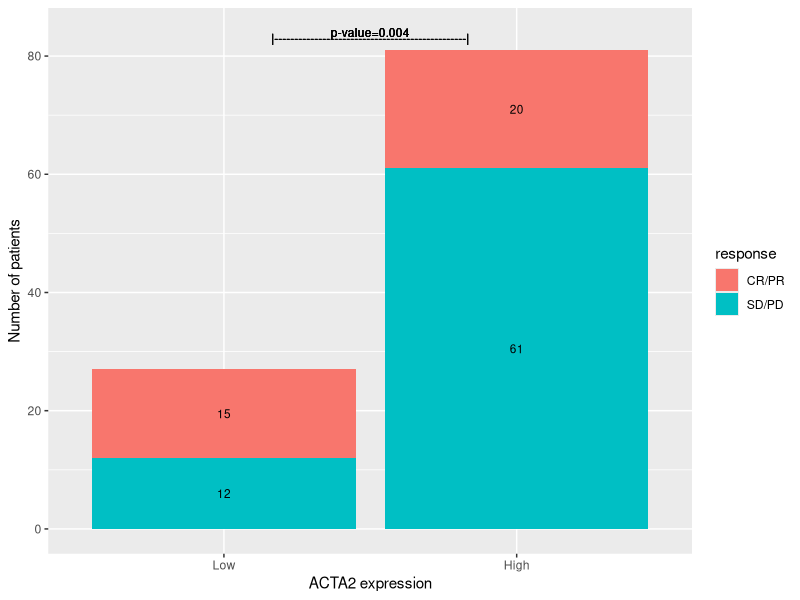
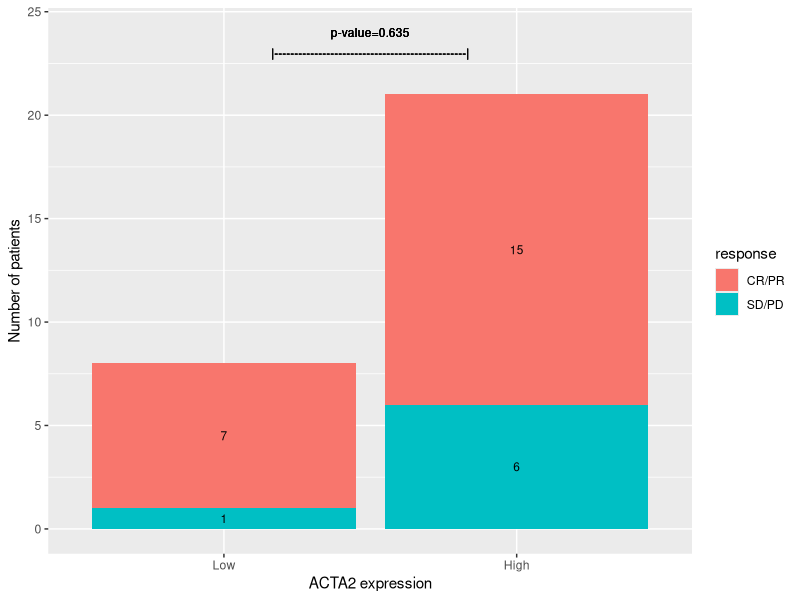
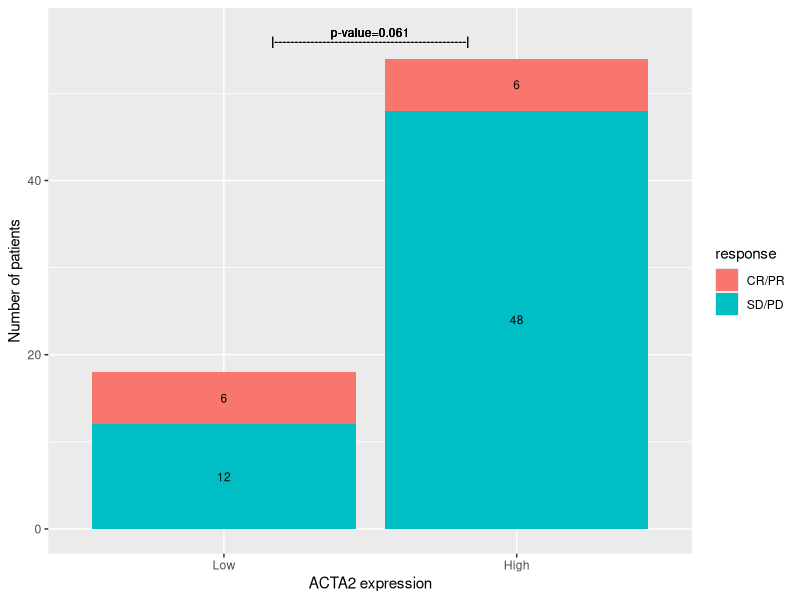
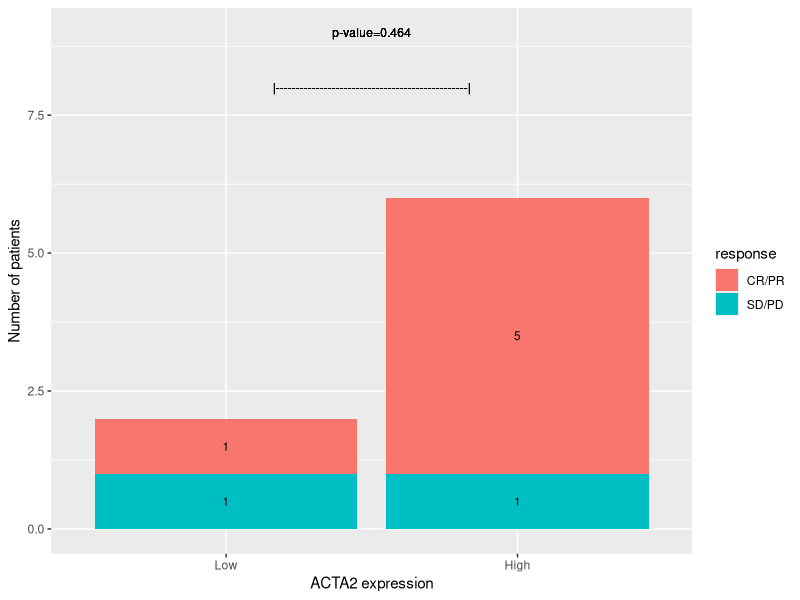
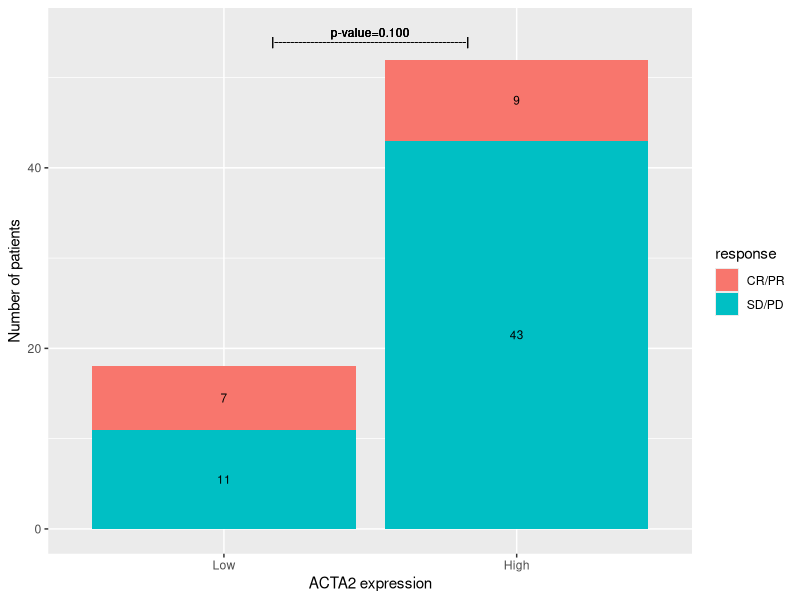

The R script that drew these images, in order:
library("ggplot2")
library("plyr")

#-------------------------------------------------------------------------------
# Figure 3. ACTA2 expression predicted response to immune checkpoint inhibitors. 
# Abbreviations: CR, complete response; PR, partial response; 
#                SD, stable disease; PD, progressive disease.
#-------------------------------------------------------------------------------

#--- data loading
my_data_immun <- read.table(file = '../data/data_figure_3_ACTA2_MSI_EBV.txt', header = TRUE, sep= "\t")

mstr_save_path = "../results/"
dir.create(mstr_save_path, showWarnings = FALSE)

Response_boxplot <- function (data_in, str_filenname) {
  # the cutoff value for the ACTA2 expression values (low vs high): 25% quantile
  str_thres = "25_quantile"
  ACTA2_thres = quantile(data_in$ACTA2, c(0.25))
  
  print(sprintf('dataset=%s, threshold=%s (%.3f)', str_filenname, str_thres, ACTA2_thres))
  
  x5 = rep(NA, rep=length(data_in$ACTA2))
  x5[data_in$ACTA2 <= ACTA2_thres] = 1;
  x5[data_in$ACTA2 >  ACTA2_thres] = 2;
  
  data_display = data.frame(data_in, ACTA2_bin=factor(x5));
  
  # Count patients that belong to each combination (ACTA2 high or low X patients' treatment responses)  
  mat_counts =  matrix(0, nrow = 2, ncol = 2);
  mat_counts[1, 1] = sum((data_display$ACTA2_bin == 1) & (data_display$res_b1 == 0))
  mat_counts[2, 1] = sum((data_display$ACTA2_bin == 1) & (data_display$res_b1 == 1))
  mat_counts[1, 2] = sum((data_display$ACTA2_bin == 2) & (data_display$res_b1 == 0))
  mat_counts[2, 2] = sum((data_display$ACTA2_bin == 2) & (data_display$res_b1 == 1))
  
  tst <- fisher.test(mat_counts)
  
  df_p_val <- data.frame(
    group1 = "Low",
    group2 = "High",
    label = sprintf('p=%.5f', tst$p.value),
    x = 0.5,
    y.position = sum(mat_counts[,2]) + 2
  )
  
  # generate a bar plot
  mat_res <- matrix(0, nrow = 4, ncol = 3);
  
  mat_res[1:2, 1] = c("Low")
  mat_res[3:4, 1] = c("High")
  
  mat_res[c(1,3), 2] = c("SD/PD")
  mat_res[c(2,4), 2] = c("CR/PR")
  
  # mat_res[, 3] = Reshape(mat_counts, 4, 1);
  mat_res[, 3] = c(mat_counts[1,1], mat_counts[2,1], mat_counts[1,2], mat_counts[2,2])
  
  df_res = data.frame(mat_res);
  colnames(df_res) = c("ACTA2_bin", "response", "pat_count")
  
  df_res$pat_count <- as.numeric(df_res$pat_count)
  df_res$ACTA2_bin <- factor(df_res$ACTA2_bin, levels=c("Low", "High"))
  
  df_res <- ddply(df_res, .(ACTA2_bin), 
                  transform, pos = cumsum(pat_count) - (0.5 * pat_count))
  
  p <- ggplot(df_res, aes(x = ACTA2_bin, y = pat_count)) +
    geom_bar(aes(fill = response), stat="identity") +
    xlab("ACTA2 expression") + ylab("Number of patients") +
    geom_text(aes(label = pat_count, y = pos), size = 3) +
    geom_text(aes(x=1.5, y=sum(mat_counts[, 2])+3, label=sprintf('p-value=%.3f', tst$p.value)), size = 3) +
    geom_text(aes(x=1.5, y=sum(mat_counts[, 2])+2, label='|------------------------------------------------|'), size = 3) 
    # + add_pvalue(df_p_val) # bracket
  
  str_full_path = paste0(mstr_save_path, 'Figure3', str_filenname, '.pdf')
  message(str_full_path)
  p
  ggsave(str_full_path, p, width = 10, height = 8, dpi = 150, units = "in")
}

Response_boxplot(my_data_immun, 'A-All_patients')
Response_boxplot(my_data_immun[(my_data_immun$MSI==1) & !is.na(my_data_immun$MSI),], 'B-MSI_H')
Response_boxplot(my_data_immun[(my_data_immun$MSI==0) & !is.na(my_data_immun$MSI),], 'C-MSS')

Response_boxplot(my_data_immun[(my_data_immun$EBV==1) & !is.na(my_data_immun$EBV),], 'D-EBV+')
Response_boxplot(my_data_immun[(my_data_immun$EBV==0) & !is.na(my_data_immun$EBV),], 'E-EBV-')
